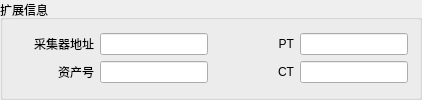
         <widget class="QGroupBox" name="groupBox_2">
          <property name="title">
           <string>扩展信息</string>
          </property>
          <layout class="QGridLayout" name="gridLayout_4">
           <item row="0" column="0">
            <layout class="QGridLayout" name="gridLayout">
             <item row="0" column="3">
              <widget class="QLineEdit" name="meter_PT_box"/>
             </item>
             <item row="1" column="1">
              <widget class="QLineEdit" name="meter_property_no_box"/>
             </item>
             <item row="1" column="0">
              <widget class="QLabel" name="label_22">
               <property name="sizePolicy">
                <sizepolicy hsizetype="Fixed" vsizetype="Fixed">
                 <horstretch>0</horstretch>
                 <verstretch>0</verstretch>
                </sizepolicy>
               </property>
               <property name="minimumSize">
                <size>
                 <width>80</width>
                 <height>0</height>
                </size>
               </property>
               <property name="maximumSize">
                <size>
                 <width>80</width>
                 <height>16777215</height>
                </size>
               </property>
               <property name="layoutDirection">
                <enum>Qt::LeftToRight</enum>
               </property>
               <property name="text">
                <string>资产号</string>
               </property>
               <property name="alignment">
                <set>Qt::AlignRight|Qt::AlignTrailing|Qt::AlignVCenter</set>
               </property>
              </widget>
             </item>
             <item row="1" column="2">
              <widget class="QLabel" name="label_23">
               <property name="sizePolicy">
                <sizepolicy hsizetype="Fixed" vsizetype="Fixed">
                 <horstretch>0</horstretch>
                 <verstretch>0</verstretch>
                </sizepolicy>
               </property>
               <property name="minimumSize">
                <size>
                 <width>80</width>
                 <height>0</height>
                </size>
               </property>
               <property name="maximumSize">
                <size>
                 <width>80</width>
                 <height>16777215</height>
                </size>
               </property>
               <property name="layoutDirection">
                <enum>Qt::LeftToRight</enum>
               </property>
               <property name="text">
                <string>CT</string>
               </property>
               <property name="alignment">
                <set>Qt::AlignRight|Qt::AlignTrailing|Qt::AlignVCenter</set>
               </property>
              </widget>
             </item>
             <item row="0" column="1">
              <widget class="QLineEdit" name="meter_collector_addr_box"/>
             </item>
             <item row="1" column="3">
              <widget class="QLineEdit" name="meter_CT_box">
               <property name="sizePolicy">
                <sizepolicy hsizetype="MinimumExpanding" vsizetype="Fixed">
                 <horstretch>0</horstretch>
                 <verstretch>0</verstretch>
                </sizepolicy>
               </property>
               <property name="minimumSize">
                <size>
                 <width>100</width>
                 <height>0</height>
                </size>
               </property>
              </widget>
             </item>
             <item row="0" column="0">
              <widget class="QLabel" name="label_14">
               <property name="sizePolicy">
                <sizepolicy hsizetype="Fixed" vsizetype="Fixed">
                 <horstretch>0</horstretch>
                 <verstretch>0</verstretch>
                </sizepolicy>
               </property>
               <property name="minimumSize">
                <size>
                 <width>80</width>
                 <height>0</height>
                </size>
               </property>
               <property name="maximumSize">
                <size>
                 <width>80</width>
                 <height>16777215</height>
                </size>
               </property>
               <property name="layoutDirection">
                <enum>Qt::LeftToRight</enum>
               </property>
               <property name="text">
                <string>采集器地址</string>
               </property>
               <property name="alignment">
                <set>Qt::AlignRight|Qt::AlignTrailing|Qt::AlignVCenter</set>
               </property>
              </widget>
             </item>
             <item row="0" column="2">
              <widget class="QLabel" name="label_13">
               <property name="sizePolicy">
                <sizepolicy hsizetype="Fixed" vsizetype="Fixed">
                 <horstretch>0</horstretch>
                 <verstretch>0</verstretch>
                </sizepolicy>
               </property>
               <property name="minimumSize">
                <size>
                 <width>80</width>
                 <height>0</height>
                </size>
               </property>
               <property name="maximumSize">
                <size>
                 <width>80</width>
                 <height>16777215</height>
                </size>
               </property>
               <property name="layoutDirection">
                <enum>Qt::LeftToRight</enum>
               </property>
               <property name="text">
                <string>PT</string>
               </property>
               <property name="alignment">
                <set>Qt::AlignRight|Qt::AlignTrailing|Qt::AlignVCenter</set>
               </property>
              </widget>
             </item>
            </layout>
           </item>
          </layout>
         </widget>
